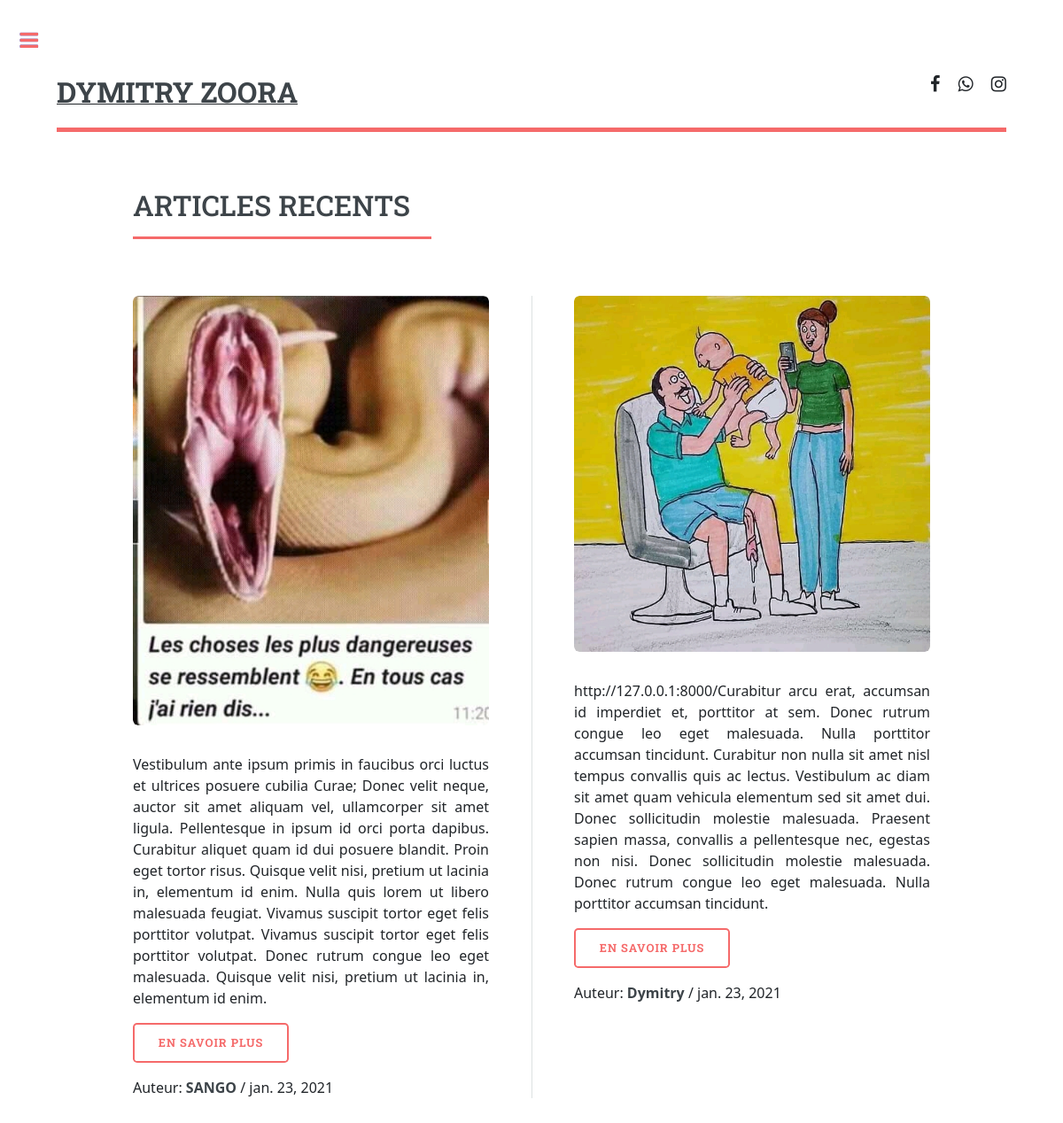
The page / on the database its author committed.
### blog/models.py (models this page shows, shortened)
class Article(models.Model):
    title = models.CharField(max_length=200)
    description = models.TextField()
    auteur = models.CharField(max_length=200)
    date = models.DateField()
    image = models.ImageField(upload_to='Images')
    image0 = models.ImageField(upload_to='Images')
    image1 = models.ImageField(upload_to='Images')
    image2 = models.ImageField(upload_to='Images')
    paragraphe0 = models.TextField(blank=True, null=True)
    paragraphe1 = models.TextField(blank=True, null=True)
    paragraphe2 = models.TextField(blank=True, null=True)
    url0 = models.URLField(blank=True, null=True)
    url1 = models.URLField(blank=True, null=True)
    url2 = models.URLField(blank=True, null=True)
    url3 = models.URLField(blank=True, null=True)
    class Meta:
        verbose_name = "Article"
        verbose_name_plural = "Articles"
        verbose_name_plural = "images"
        verbose_name_plural = "image0"
        verbose_name_plural = "image1"
        verbose_name_plural = "image2"
        verbose_name_plural = "url0"
        verbose_name_plural = "url1"
        verbose_name_plural = "url2"
        verbose_name_plural = "url3"
        verbose_name_plural = "paragraphe0"
        verbose_name_plural = "paragraphe1"
        verbose_name_plural = "paragraphe2"
        verbose_name_plural = "url0"
        verbose_name_plural = "url1"
        verbose_name_plural = "url2"
        verbose_name_plural = "url3"

### blog/views.py (the view)
# urls.py: path('', index, name='home'),
def index(request):
    post = Article.objects.all().order_by('-date')
    liste = Article.objects.all().order_by('date')
    paginator = Paginator(post, 4)
    page_number = request.GET.get('page')
    try:
        page_object = paginator.page(page_number)
    except PageNotAnInteger:
        page_object = paginator.page(1)
    except EmptyPage:
        page_object = paginator.page(paginator.num_pages)
    paginator0 = Paginator(liste, 3)
    page_number0 = request.GET.get('page')
    try:
        page_object0 = paginator0.page(page_number)
    except PageNotAnInteger:
        page_object0 = paginator0.page(1)
    except EmptyPage:
        page_object0 = paginator0.page(paginator0.num_pages)
    return render(request, 'blog/index.html', {'page_obj': page_object,'liste':page_object0})

### blog/templates/blog/index.html
{% extends 'blog/base.html'%}
{% load static%}
{%block content%}
<section style="max-width: 900px; margin: 0 auto;">
    <header class="major">
        <h2>ARTICLES RECENTS</h2>
    </header>
    <div class="posts">
        {%for x in page_obj%}
        <article>
            <a href="{% url 'blog:detail' x.pk%}" class="image"><img src="{{x.image.url}}" alt="" /></a>
            <p>{{x.description}}</p>
            <p>
            <ul class="actions">
                <li><a href="{% url 'blog:detail' x.pk%}" class="button">En SAVOIR PLUS</a></li>
            </ul>
            </p>
            <p>Auteur: <strong>{{x.auteur}}</strong> / {{x.date}}</p>
        </article>
        {%endfor%}
</section>
{%include 'blog/paginator_i.html'%}
</div>
</div>
{%endblock%}

### blog/static/assets/css/style.css (style rules this page uses)
p { text-align: justify; }
body { text-align: justify; }

### rows shown on the page
Article: image (picture), description "Vestibulum ante ipsum primis in faucibus orci luctus et ultrices posuere cubilia Curae; Donec velit neque, auctor sit amet aliquam vel, ullamcorper sit amet ligula. Pellentesque in ipsum id orci porta dapibus. Curabitur aliquet quam id dui posuere blandit. Proin eget tortor risus. Quisque velit nisi, pretium ut lacinia in, elementum id enim. Nulla quis lorem ut libero malesuada feugiat. Vivamus suscipit tortor eget felis porttitor volutpat. Vivamus suscipit tortor eget felis porttitor volutpat. Donec rutrum congue leo eget malesuada. Quisque velit nisi, pretium ut lacinia in, elementum id enim.", auteur "SANGO", date "jan. 23, 2021"
Article: image (picture), description "http://127.0.0.1:8000/Curabitur arcu erat, accumsan id imperdiet et, porttitor at sem. Donec rutrum congue leo eget malesuada. Nulla porttitor accumsan tincidunt. Curabitur non nulla sit amet nisl tempus convallis quis ac lectus. Vestibulum ac diam sit amet quam vehicula elementum sed sit amet dui. Donec sollicitudin molestie malesuada. Praesent sapien massa, convallis a pellentesque nec, egestas non nisi. Donec sollicitudin molestie malesuada. Donec rutrum congue leo eget malesuada. Nulla porttitor accumsan tincidunt.", auteur "Dymitry", date "jan. 23, 2021"
